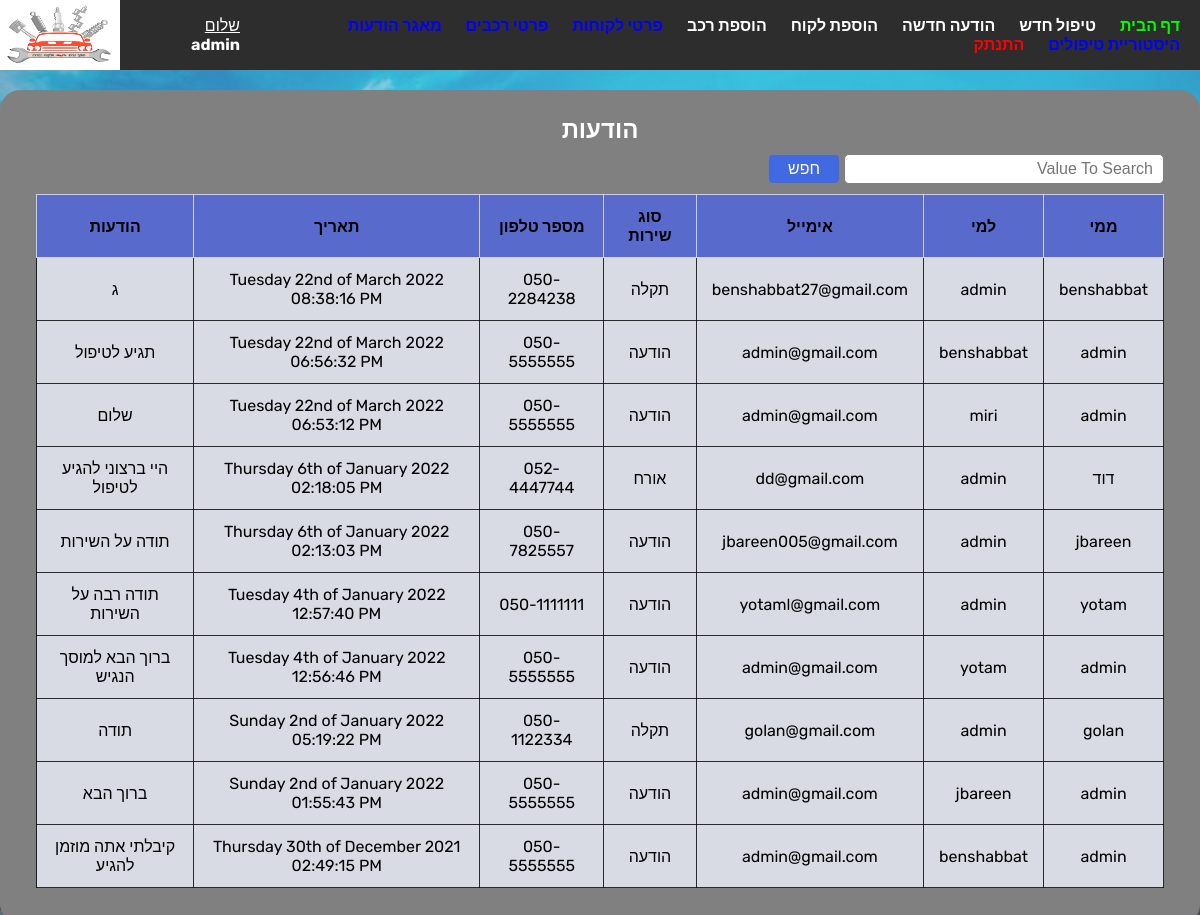
Screenshot of /message_DB.php (signed in) with the database file from the repository.
### tables this page shows
CREATE TABLE `_message` (
  `id` int(11) NOT NULL,
  `fromU` text NOT NULL,
  `toU` text NOT NULL,
  `phone` text NOT NULL,
  `typeservice` varchar(255) NOT NULL,
  `email` text NOT NULL,
  `date` text NOT NULL,
  `text` text NOT NULL
);

### message_DB.php (the view, shortened to what this page needs)
<!DOCTYPE html>
<html lang="en">
<?php
include('function.php');
if (isset($_POST['search']))
    {
    $valueToSearch = $_POST['valueToSearch'];
    $query=" SELECT * FROM `_message` WHERE CONCAT (`fromU`, `toU`, `phone`, `typeservice`, `email`, `date`, `text`) LIKE '%".$valueToSearch."%' ORDER BY `id` DESC";
    $search_result=filterTable($query);
    }
else{
        $query=" SELECT * FROM `_message` ORDER BY `_message`.`id` DESC LIMIT 10";
        $search_result=filterTable($query);
    }
?>
<head>
    <link rel="stylesheet" href="style.css">
    <link rel="stylesheet" type="text/css"
        href="https://cdnjs.cloudflare.com/ajax/libs/font-awesome/5.15.1/css/all.min.css">
</head>
<body>
    <header><?php nav(); ?></header>
    <form method="post" action="message_DB.php">
        <h2>הודעות </h2>
        <div class="search-fltier">
            <div class="input-search">
                <input type="text" name="valueToSearch" placeholder="Value To Search">
                <button type="submit" name="search" class="btn" value="Filter">חפש</button>
            </div>
        </div>
        <table class="table">
            <tr>
                <th>ממי</th>
                <th>למי</th>
                <th>אימייל</th>
                <th>סוג שירות</th>
                <th>מספר טלפון</th>
                <th>תאריך</th>
                <th>הודעות</th>
            </tr>
            <?php while($rows=mysqli_fetch_array($search_result)):?>
            <?php if($rows['fromU']==$_SESSION['username'] or $rows['toU']==$_SESSION['username']):?>
            <tr>
                <td><?php echo $rows['fromU']; ?></td>
                <td><?php echo $rows['toU']; ?></td>
                <td><?php echo $rows['email']; ?></td>
                <td><?php echo $rows['typeservice']; ?></td>
                <td><?php echo $rows['phone']; ?></td>
                <td><?php echo $rows['date']; ?></td>
                <td><?php echo $rows['text']; ?></td>
            </tr>
            <?php endif;?>
            <?php endwhile;?>
        </table>
    </form>
</body>
</html>

### style.css (style rules this page uses)
* { margin: 0; padding: 0; box-sizing: border-box; --borderRadius: 10px; --borderRadiusS: 10px; --heightHeader: 70px; --backgroundColor_header:#2e2d2d; --backgroundColor_form:#808080; --fontColer_Aa:#ffffff; --border:1px solid gray; }
body { background-color: var(--backgroundColor_body); direction: rtl; font-family: 'Rubik', sans-serif; max-width: 1440px; background-image: url('images/background.jpeg'); height:max-content; background-position: center; background-repeat: no-repeat; background-size: cover; position: relative; background-attachment: fixed; }
form { background-color: var(--backgroundColor_form); width: fit-content; margin: auto; padding: 25px; border: var(--border); border-radius: 20px; margin-top: 90px; }
header { overflow: hidden; position: fixed; top: 0; height: var(--heightHeader);width: 100%; background-color: var(--backgroundColor_header); }
h2 { color: var(--fontColer_Aa); text-align: center; }
.table { border-collapse: collapse; width: -webkit-fill-available; margin: 10px 10px; }
.table td { background-color:rgb(217, 219, 228); padding: 12px 15px; border: 1px solid rgba(15, 15, 15, 0.867); text-align: center; }
.table th { background-color:rgb(88, 106, 204); padding: 12px 15px; border: 1px solid #dddd; text-align: center; }
.btn { display: inline-block; background: RoyalBlue; color: white; padding: 8px 15px; border-radius: 20px; outline: none; border: none; }
.input-search { margin: 10px 0px 10px 0px; }
.search-fltier { width: 400px; margin: 10px 10px; }
.input-search input { height: 30px; width: 80.02%; padding: 5px 10px; font-size: 16px; border-radius: 5px; border: var(--border); }
.input-search button { height: 30px; width: 18%; padding: 5px 10px; font-size: 16px; border-radius: 5px; border: var(--border); }

### rows the page displays
_message: fromU "benshabbat", toU "admin", email "benshabbat27@gmail.com", typeservice "תקלה", phone "050-2284238", date "Tuesday 22nd of March 2022 08:38:16 PM", text "ג"
_message: fromU "admin", toU "benshabbat", email "admin@gmail.com", typeservice "הודעה", phone "050-5555555", date "Tuesday 22nd of March 2022 06:56:32 PM", text "תגיע לטיפול"
_message: fromU "admin", toU "miri", email "admin@gmail.com", typeservice "הודעה", phone "050-5555555", date "Tuesday 22nd of March 2022 06:53:12 PM", text "שלום"
_message: fromU "דוד", toU "admin", email "dd@gmail.com", typeservice "אורח", phone "052-4447744", date "Thursday 6th of January 2022 02:18:05 PM", text "היי ברצוני להגיע לטיפול"
_message: fromU "jbareen", toU "admin", email "jbareen005@gmail.com", typeservice "הודעה", phone "050-7825557", date "Thursday 6th of January 2022 02:13:03 PM", text "תודה על השירות"
_message: fromU "yotam", toU "admin", email "yotaml@gmail.com", typeservice "הודעה", phone "050-1111111", date "Tuesday 4th of January 2022 12:57:40 PM", text "תודה רבה על השירות"
_message: fromU "admin", toU "yotam", email "admin@gmail.com", typeservice "הודעה", phone "050-5555555", date "Tuesday 4th of January 2022 12:56:46 PM", text "ברוך הבא למוסך הנגיש"
_message: fromU "golan", toU "admin", email "golan@gmail.com", typeservice "תקלה", phone "050-1122334", date "Sunday 2nd of January 2022 05:19:22 PM", text "תודה"
_message: fromU "admin", toU "jbareen", email "admin@gmail.com", typeservice "הודעה", phone "050-5555555", date "Sunday 2nd of January 2022 01:55:43 PM", text "ברוך הבא"
_message: fromU "admin", toU "benshabbat", email "admin@gmail.com", typeservice "הודעה", phone "050-5555555", date "Thursday 30th of December 2021 02:49:15 PM", text "קיבלתי אתה מוזמן להגיע"

### other values shown
$_SESSION['username'] "admin"
